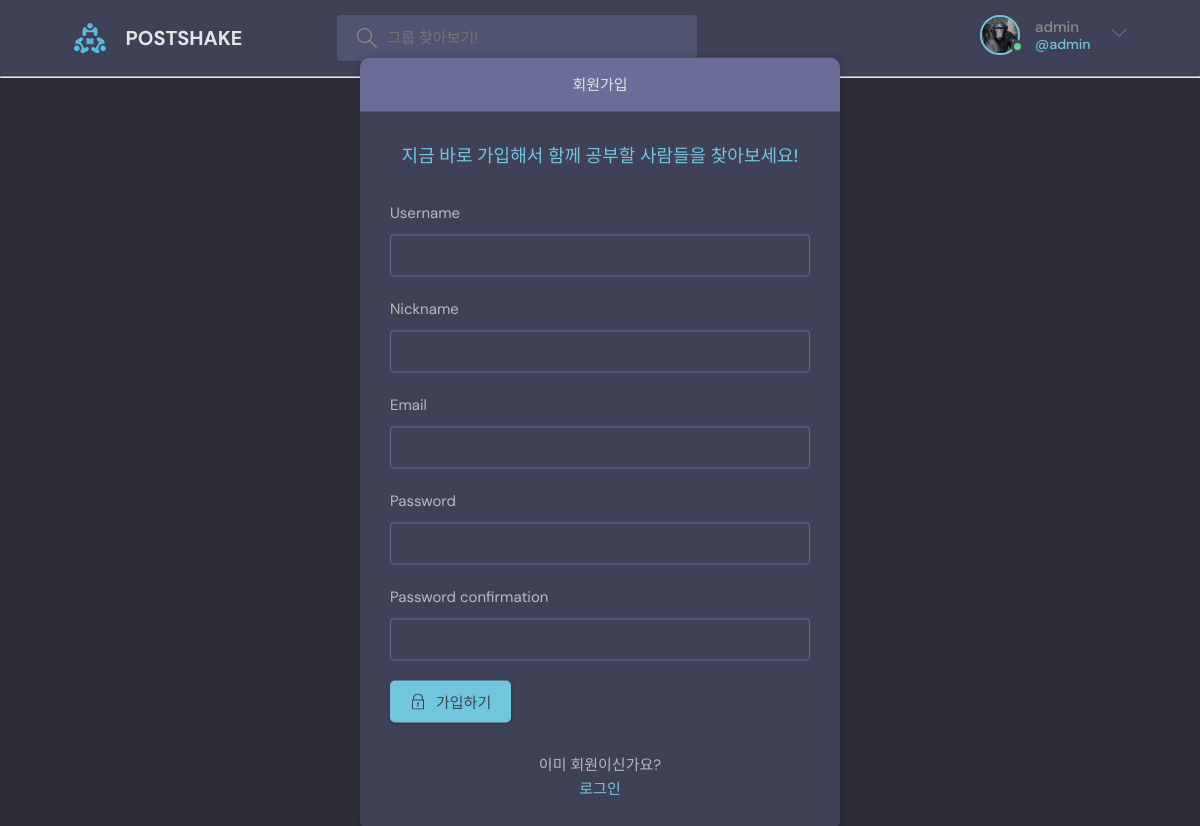
Page /register/ (signed in) on the committed database.
### base/models.py (models this page shows)
class User(AbstractUser):
    nickname = models.CharField(max_length=200, null=True)
    email = models.EmailField(unique=True, null=True)
    bio = models.TextField(null=True)
    avatar = models.ImageField(null=True, default="avatar.svg")
    USERNAME_FIELD = "email"
    REQUIRED_FIELDS = ["username", "nickname"]

### base/views.py (the view, shortened to what this page needs)
# urls.py: path('register/', views.registerPage, name='register'),
def registerPage(request):
    form = MyUserCreationForm()
    return render(request, "base/login_register.html", {"form": form})

### base/forms.py
class MyUserCreationForm(UserCreationForm):
    class Meta:
        model = User
        fields = ["username", "nickname", "email", "password1", "password2"]

### base/templates/base/login_register.html (shortened to what this page needs)
{% extends 'main.html' %} {% block content %}
<main class="auth layout">
  {% if page == 'login' %}
  <div class="container">
    <div class="layout__box">
      <div class="layout__boxHeader">
        <div class="layout__boxTitle">
          <h3>로그인</h3>
        </div>
      </div>
      <div class="layout__body">
        <h2 class="auth__tagline">
          지금 바로 로그인해서 함께 공부할 사람들을 찾아보세요!
        </h2>
        <form class="form" action="" method="POST">
          {% csrf_token %}
          <div class="form__group form__group">
            <label for="room_name">Email</label>
            <input
              id="username"
              name="email"
              type="text"
              placeholder="e.g. email@email.com"
            />
          </div>
          <div class="form__group">
            <label for="password">Password</label>
            <input
              id="password"
              name="password"
              type="password"
              placeholder="&bull;&bull;&bull;&bull;&bull;&bull;&bull;&bull;"
            />
          </div>
          <button class="btn btn--main" type="submit">
            <svg
              version="1.1"
              xmlns="http://www.w3.org/2000/svg"
              width="32"
              height="32"
              viewBox="0 0 32 32"
            >
              <title>lock</title>
              <path
                d="M27 12h-1v-2c0-5.514-4.486-10-10-10s-10 4.486-10 10v2h-1c-0.553 0-1 0.447-1 1v18c0 0.553 0.447 1 1 1h22c0.553 0 1-0.447 1-1v-18c0-0.553-0.447-1-1-1zM8 10c0-4.411 3.589-8 8-8s8 3.589 8 8v2h-16v-2zM26 30h-20v-16h20v16z"
              ></path>
              <path
                d="M15 21.694v4.306h2v-4.306c0.587-0.348 1-0.961 1-1.694 0-1.105-0.895-2-2-2s-2 0.895-2 2c0 0.732 0.413 1.345 1 1.694z"
              ></path>
            </svg>
            로그인
          </button>
        </form>
        <div class="auth__action">
          <p>아직 회원이 아니신가요?</p>
          <a href="{% url 'register' %}" class="btn btn--link">회원 가입</a>
        </div>
      </div>
    </div>
  </div>
  {% else %}
  <div class="container">
    <div class="layout__box">
      <div class="layout__boxHeader">
        <div class="layout__boxTitle">
          <h3>회원가입</h3>
        </div>
      </div>
      <div class="layout__body">
        <h2 class="auth__tagline">
          지금 바로 가입해서 함께 공부할 사람들을 찾아보세요!
        </h2>
        <form class="form" action="" method="POST">
          {% csrf_token %} {% for field in form %}
          <div class="form__group form__group">
            <label for="{{ field.label }}">{{ field.label }}</label>
            {{ field }}
          </div>
          {% endfor %}
          <button class="btn btn--main" type="submit">
            가입하기
          </button>
        </form>
        <div class="auth__action">
          <p>이미 회원이신가요?</p>
          <a href="{% url 'login' %}" class="btn btn--link">로그인</a>
        </div>
      </div>
    </div>
  </div>
  {% endif %}
</main>
{% endblock content %}

### templates/navbar.html (shortened to what this page needs)
{% load static %}
<header class="header header--loggedIn">
    <div class="container">
      <a href="{% url 'home' %}" class="header__logo">
        <img src="{% static 'images/logo.svg' %}" />
        <h1>POSTSHAKE</h1>
      </a>
      <form class="header__search" method='GET' action='{% url 'home' %}'>
        <label>
          <input name='q' placeholder="그룹 찾아보기!" />
        </label>
      </form>
      <nav class="header__menu">
        {% if request.user.is_authenticated %}
        <div class="header__user">
          <a href="{% url 'user-profile' user.pk %}">
            <div class="avatar avatar--medium active">
              <img src="{{ request.user.avatar.url }}" />
            </div>
            <p>{{ request.user.username }}<span>@{{ request.user.nickname }}</span></p>
          </a>
          <button class="dropdown-button">
            <svg version="1.1" xmlns="http://www.w3.org/2000/svg" width="32" height="32" viewBox="0 0 32 32">
              <title>chevron-down</title>
              <path d="M16 21l-13-13h-3l16 16 16-16h-3l-13 13z"></path>
            </svg>
          </button>
        </div>
        {% else %}
        <a href="{% url 'login' %}">
          <img src="{% static 'images/avatar.svg' %}" />
          <p>Login</p>
        </a>
        {% endif %}
      </nav>
    </div>
  </header>

### rows in the picture
User: user.avatar (picture), user.username "admin", user.nickname "admin"

### other values in the picture
{{ field.label }} "Username" "Nickname" "Email" "Password" "Password confirmation"
